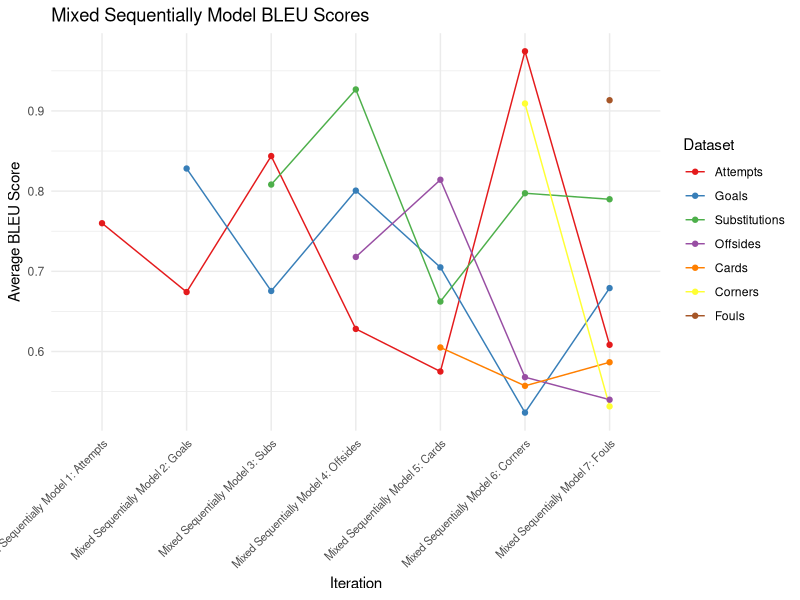
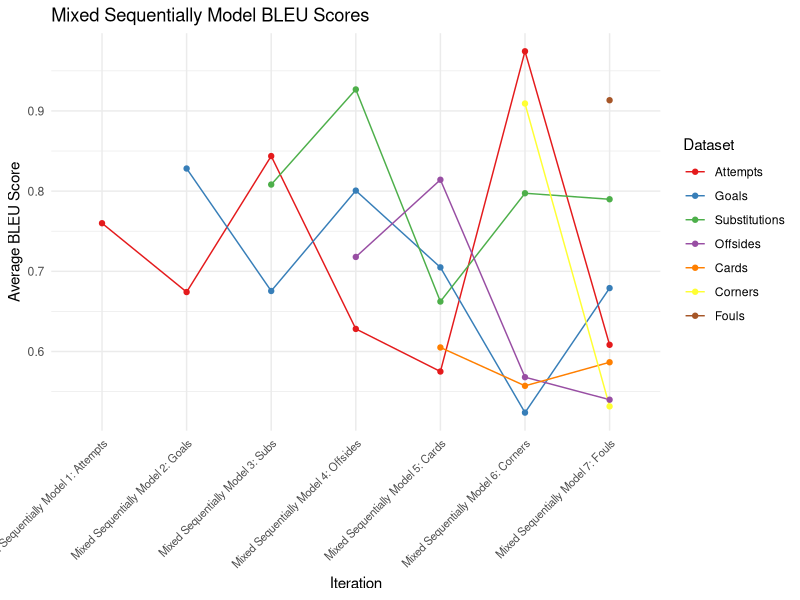

The R source for these figures, in order:
library(ggplot2)

# dataset names
dataset_names <- c("Attempts", "Goals", "Substitutions", "Offsides", "Cards", "Corners", "Fouls")

# iteration names - updated to reflect seven models without refreshers
iteration_names <- c("Mixed Sequentially Model 1: Attempts", "Mixed Sequentially Model 2: Goals", "Mixed Sequentially Model 3: Subs", "Mixed Sequentially Model 4: Offsides", "Mixed Sequentially Model 5: Cards", "Mixed Sequentially Model 6: Corners", "Mixed Sequentially Model 7: Fouls")

# Create an empty data frame to store the model performance
model_performance <- data.frame(
  Iteration = factor(),
  Dataset = factor(),
  PerformanceMetric = numeric()
)

# number of datasets to include in each iteration - updated for seven models
datasets_per_iteration <- c(1, 2, 3, 4, 5, 6, 7)

# Populate the data frame with your data
for (i in 1:7) {  # Update loop to iterate over seven models
  # Get the number of datasets for this iteration
  num_datasets <- datasets_per_iteration[i]
  
  # Generate performance metrics for the datasets
  performance_metrics <- runif(num_datasets, min = 0.5, max = 1)
  
  # Create iteration data for the current number of datasets
  iteration_data <- data.frame(
    Iteration = factor(rep(iteration_names[i], num_datasets), levels = iteration_names),
    Dataset = factor(dataset_names[1:num_datasets], levels = dataset_names),
    PerformanceMetric = performance_metrics
  )
  
  # Combine the iteration data with the main data frame
  model_performance <- rbind(model_performance, iteration_data)
}

# line graph
line_graph <- ggplot(data = model_performance, aes(x = Iteration, y = PerformanceMetric, group = Dataset, color = Dataset)) +
  geom_line() +
  geom_point() + 
  theme_minimal() + 
  theme(axis.text.x = element_text(angle = 45, hjust = 1, vjust = 1, size = 8)) +
  labs(title = "Mixed Sequentially Model BLEU Scores",
       x = "Iteration",
       y = "Average BLEU Score",
       color = "Dataset") + 
  scale_x_discrete(limits = iteration_names) +
  scale_color_brewer(palette = "Set1")

# Print the line graph
print(line_graph)

# Save the line graph
ggsave("mixed_sequentially_model_BLEU.png", plot = line_graph, width = 12, height = 6, dpi = 600)
